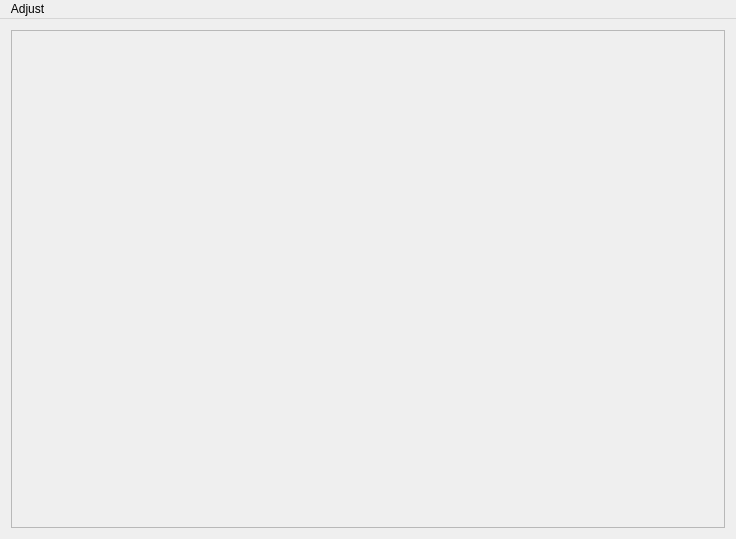
<?xml version="1.0" encoding="UTF-8"?>
<ui version="4.0">
 <class>ImgAdjust</class>
 <widget class="QMainWindow" name="ImgAdjust">
  <property name="geometry">
   <rect>
    <x>0</x>
    <y>0</y>
    <width>736</width>
    <height>539</height>
   </rect>
  </property>
  <property name="windowTitle">
   <string>ImgAdjust</string>
  </property>
  <widget class="QWidget" name="centralWidget">
   <layout class="QHBoxLayout" name="horizontalLayout">
    <item>
     <widget class="QScrollArea" name="scrollArea">
      <property name="widgetResizable">
       <bool>true</bool>
      </property>
      <widget class="QWidget" name="scrollAreaWidgetContents_2">
       <property name="geometry">
        <rect>
         <x>0</x>
         <y>0</y>
         <width>710</width>
         <height>489</height>
        </rect>
       </property>
       <layout class="QHBoxLayout" name="horizontalLayout_2">
        <item>
         <widget class="QLabel" name="label">
          <property name="text">
           <string/>
          </property>
         </widget>
        </item>
       </layout>
      </widget>
     </widget>
    </item>
   </layout>
  </widget>
  <widget class="QMenuBar" name="menuBar">
   <property name="geometry">
    <rect>
     <x>0</x>
     <y>0</y>
     <width>736</width>
     <height>24</height>
    </rect>
   </property>
   <widget class="QMenu" name="menu">
    <property name="title">
     <string>Adjust</string>
    </property>
    <addaction name="actionOpen"/>
    <addaction name="actionCurve_Adjust"/>
    <addaction name="actionSave"/>
    <addaction name="actionSaveLUT"/>
   </widget>
   <addaction name="menu"/>
  </widget>
  <action name="actionCurve_Adjust">
   <property name="text">
    <string>Curve Adjust</string>
   </property>
  </action>
  <action name="actionOpen">
   <property name="text">
    <string>Open</string>
   </property>
  </action>
  <action name="actionSave">
   <property name="text">
    <string>Save</string>
   </property>
  </action>
  <action name="actionSaveLUT">
   <property name="text">
    <string>SaveLUT</string>
   </property>
  </action>
 </widget>
 <layoutdefault spacing="6" margin="11"/>
 <resources/>
 <connections/>
</ui>
